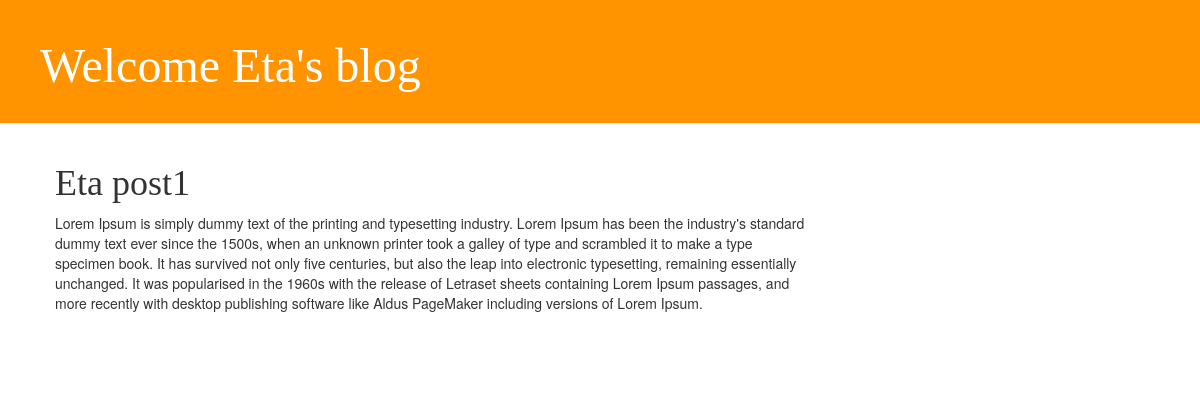
/post/1/, run on an earlier commit of the app's database.
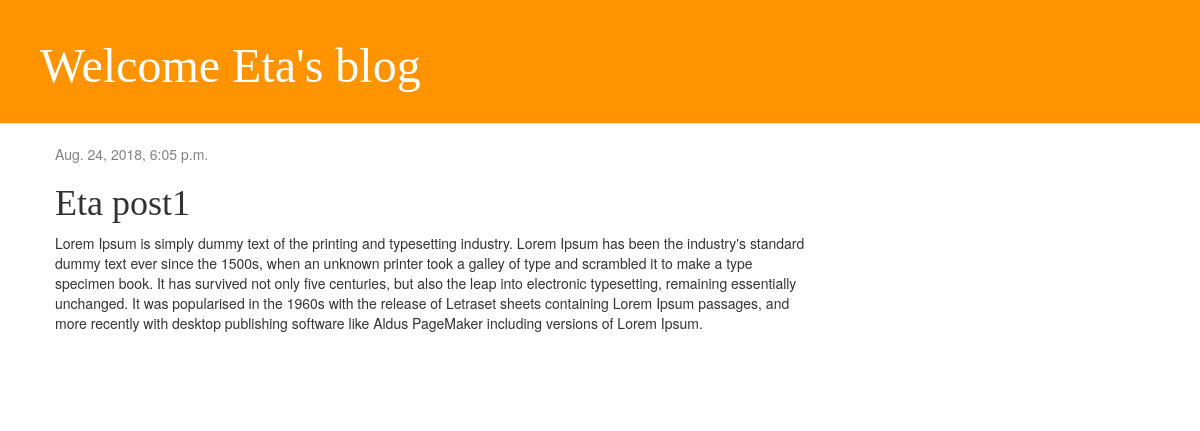
And on a later commit of the database.
### blog/models.py (models this page shows, shortened)
class Post(models.Model):
    author = models.ForeignKey('auth.User', on_delete=models.CASCADE)
    title = models.CharField(max_length=200)
    text = models.TextField()
    created_date = models.DateTimeField(default=timezone.now)
    published_date = models.DateTimeField(blank=True, null=True)

### blog/views.py (the view)
# urls.py: path('post/<int:pk>/', views.post_detail, name='post_detail'),
def post_detail(request, pk):
    post = get_object_or_404(Post, pk=pk)
    return render(request, 'blog/post_detail.html', {'post': post})

### blog/templates/blog/post_detail.html (shortened to what this page needs)
{% extends 'blog/base.html' %} {% block content %}
<div class="post">
    {% if post.published_date%}
    <div class="date">
        {{post.published_date}}
    </div>
    {% endif %}
    <h1>{{post.title}}</h1>
    <p>{{post.text|linebreaksbr}}</p>
</div>
{% endblock %}

What changed in the data, as far as the page shows it:
changed Post "Eta post1": published_date (not shown) → "Aug. 24, 2018, 6:05 p.m."
